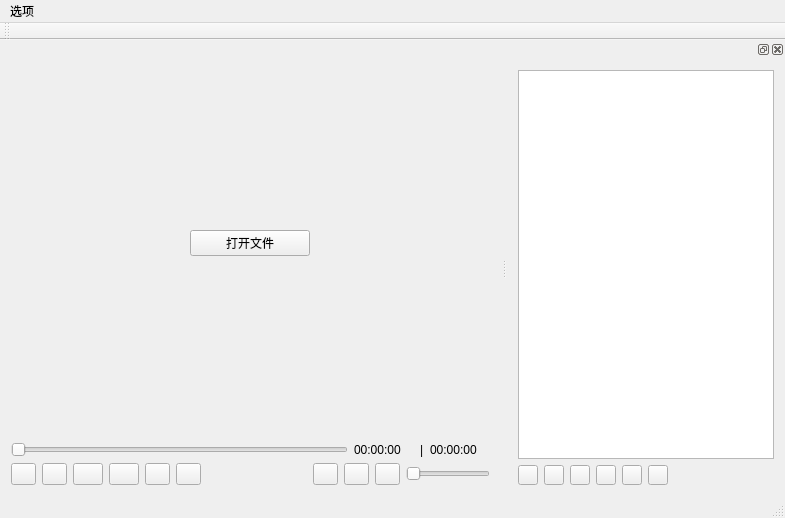
<?xml version="1.0" encoding="UTF-8"?>
<ui version="4.0">
 <class>mainwindow</class>
 <widget class="QMainWindow" name="mainwindow">
  <property name="geometry">
   <rect>
    <x>0</x>
    <y>0</y>
    <width>785</width>
    <height>518</height>
   </rect>
  </property>
  <property name="windowTitle">
   <string>mainwindow</string>
  </property>
  <widget class="QWidget" name="centralWidget">
   <layout class="QHBoxLayout" name="horizontalLayout_5">
    <item>
     <layout class="QVBoxLayout" name="verticalLayout_2">
      <item>
       <widget class="QWidget" name="subwin" native="true">
        <property name="sizePolicy">
         <sizepolicy hsizetype="Expanding" vsizetype="Expanding">
          <horstretch>0</horstretch>
          <verstretch>0</verstretch>
         </sizepolicy>
        </property>
        <layout class="QGridLayout" name="gridLayout">
         <item row="0" column="0">
          <widget class="QPushButton" name="open_btn">
           <property name="sizePolicy">
            <sizepolicy hsizetype="Fixed" vsizetype="Fixed">
             <horstretch>0</horstretch>
             <verstretch>0</verstretch>
            </sizepolicy>
           </property>
           <property name="maximumSize">
            <size>
             <width>120</width>
             <height>16777215</height>
            </size>
           </property>
           <property name="text">
            <string>打开文件</string>
           </property>
          </widget>
         </item>
        </layout>
       </widget>
      </item>
      <item>
       <layout class="QHBoxLayout" name="horizontalLayout_4">
        <item>
         <widget class="QSlider" name="progress_sld">
          <property name="sizePolicy">
           <sizepolicy hsizetype="Minimum" vsizetype="Fixed">
            <horstretch>0</horstretch>
            <verstretch>0</verstretch>
           </sizepolicy>
          </property>
          <property name="minimumSize">
           <size>
            <width>250</width>
            <height>0</height>
           </size>
          </property>
          <property name="orientation">
           <enum>Qt::Horizontal</enum>
          </property>
         </widget>
        </item>
        <item>
         <layout class="QHBoxLayout" name="horizontalLayout">
          <item>
           <widget class="QLabel" name="timepos_lb">
            <property name="sizePolicy">
             <sizepolicy hsizetype="Preferred" vsizetype="Preferred">
              <horstretch>0</horstretch>
              <verstretch>0</verstretch>
             </sizepolicy>
            </property>
            <property name="minimumSize">
             <size>
              <width>0</width>
              <height>0</height>
             </size>
            </property>
            <property name="maximumSize">
             <size>
              <width>60</width>
              <height>16777215</height>
             </size>
            </property>
            <property name="text">
             <string>00:00:00</string>
            </property>
           </widget>
          </item>
          <item>
           <widget class="QLabel" name="time_lb_2">
            <property name="sizePolicy">
             <sizepolicy hsizetype="Fixed" vsizetype="Preferred">
              <horstretch>0</horstretch>
              <verstretch>0</verstretch>
             </sizepolicy>
            </property>
            <property name="minimumSize">
             <size>
              <width>0</width>
              <height>0</height>
             </size>
            </property>
            <property name="text">
             <string>|</string>
            </property>
           </widget>
          </item>
          <item>
           <widget class="QLabel" name="timelen_lb">
            <property name="sizePolicy">
             <sizepolicy hsizetype="Preferred" vsizetype="Preferred">
              <horstretch>0</horstretch>
              <verstretch>0</verstretch>
             </sizepolicy>
            </property>
            <property name="minimumSize">
             <size>
              <width>20</width>
              <height>0</height>
             </size>
            </property>
            <property name="maximumSize">
             <size>
              <width>60</width>
              <height>16777215</height>
             </size>
            </property>
            <property name="text">
             <string>00:00:00</string>
            </property>
           </widget>
          </item>
         </layout>
        </item>
       </layout>
      </item>
      <item>
       <layout class="QHBoxLayout" name="horizontalLayout_3">
        <item>
         <widget class="QPushButton" name="prev_btn">
          <property name="sizePolicy">
           <sizepolicy hsizetype="Fixed" vsizetype="Fixed">
            <horstretch>0</horstretch>
            <verstretch>0</verstretch>
           </sizepolicy>
          </property>
          <property name="maximumSize">
           <size>
            <width>25</width>
            <height>25</height>
           </size>
          </property>
          <property name="text">
           <string/>
          </property>
         </widget>
        </item>
        <item>
         <widget class="QPushButton" name="backward_btn">
          <property name="sizePolicy">
           <sizepolicy hsizetype="Fixed" vsizetype="Fixed">
            <horstretch>0</horstretch>
            <verstretch>0</verstretch>
           </sizepolicy>
          </property>
          <property name="maximumSize">
           <size>
            <width>25</width>
            <height>25</height>
           </size>
          </property>
          <property name="text">
           <string/>
          </property>
         </widget>
        </item>
        <item>
         <widget class="QPushButton" name="begin_btn">
          <property name="sizePolicy">
           <sizepolicy hsizetype="Fixed" vsizetype="Fixed">
            <horstretch>0</horstretch>
            <verstretch>0</verstretch>
           </sizepolicy>
          </property>
          <property name="minimumSize">
           <size>
            <width>0</width>
            <height>0</height>
           </size>
          </property>
          <property name="maximumSize">
           <size>
            <width>30</width>
            <height>30</height>
           </size>
          </property>
          <property name="text">
           <string/>
          </property>
         </widget>
        </item>
        <item>
         <widget class="QPushButton" name="stop_btn">
          <property name="sizePolicy">
           <sizepolicy hsizetype="Fixed" vsizetype="Fixed">
            <horstretch>0</horstretch>
            <verstretch>0</verstretch>
           </sizepolicy>
          </property>
          <property name="minimumSize">
           <size>
            <width>0</width>
            <height>0</height>
           </size>
          </property>
          <property name="maximumSize">
           <size>
            <width>30</width>
            <height>30</height>
           </size>
          </property>
          <property name="text">
           <string/>
          </property>
         </widget>
        </item>
        <item>
         <widget class="QPushButton" name="forwrad_btn">
          <property name="sizePolicy">
           <sizepolicy hsizetype="Fixed" vsizetype="Fixed">
            <horstretch>0</horstretch>
            <verstretch>0</verstretch>
           </sizepolicy>
          </property>
          <property name="maximumSize">
           <size>
            <width>25</width>
            <height>25</height>
           </size>
          </property>
          <property name="text">
           <string/>
          </property>
         </widget>
        </item>
        <item>
         <widget class="QPushButton" name="next_btn">
          <property name="sizePolicy">
           <sizepolicy hsizetype="Fixed" vsizetype="Fixed">
            <horstretch>0</horstretch>
            <verstretch>0</verstretch>
           </sizepolicy>
          </property>
          <property name="maximumSize">
           <size>
            <width>25</width>
            <height>25</height>
           </size>
          </property>
          <property name="text">
           <string/>
          </property>
         </widget>
        </item>
        <item>
         <spacer name="horizontalSpacer">
          <property name="orientation">
           <enum>Qt::Horizontal</enum>
          </property>
          <property name="sizeHint" stdset="0">
           <size>
            <width>40</width>
            <height>20</height>
           </size>
          </property>
         </spacer>
        </item>
        <item>
         <widget class="QPushButton" name="clt_ply">
          <property name="sizePolicy">
           <sizepolicy hsizetype="Fixed" vsizetype="Fixed">
            <horstretch>0</horstretch>
            <verstretch>0</verstretch>
           </sizepolicy>
          </property>
          <property name="maximumSize">
           <size>
            <width>25</width>
            <height>25</height>
           </size>
          </property>
          <property name="text">
           <string/>
          </property>
         </widget>
        </item>
        <item>
         <widget class="QPushButton" name="fullscreen">
          <property name="sizePolicy">
           <sizepolicy hsizetype="Fixed" vsizetype="Fixed">
            <horstretch>0</horstretch>
            <verstretch>0</verstretch>
           </sizepolicy>
          </property>
          <property name="maximumSize">
           <size>
            <width>25</width>
            <height>25</height>
           </size>
          </property>
          <property name="text">
           <string/>
          </property>
         </widget>
        </item>
        <item>
         <widget class="QPushButton" name="vlm_btn">
          <property name="sizePolicy">
           <sizepolicy hsizetype="Fixed" vsizetype="Fixed">
            <horstretch>0</horstretch>
            <verstretch>0</verstretch>
           </sizepolicy>
          </property>
          <property name="maximumSize">
           <size>
            <width>25</width>
            <height>25</height>
           </size>
          </property>
          <property name="text">
           <string/>
          </property>
         </widget>
        </item>
        <item>
         <widget class="QSlider" name="vlm_sld">
          <property name="sizePolicy">
           <sizepolicy hsizetype="Maximum" vsizetype="Fixed">
            <horstretch>0</horstretch>
            <verstretch>0</verstretch>
           </sizepolicy>
          </property>
          <property name="maximumSize">
           <size>
            <width>150</width>
            <height>16777215</height>
           </size>
          </property>
          <property name="orientation">
           <enum>Qt::Horizontal</enum>
          </property>
         </widget>
        </item>
       </layout>
      </item>
     </layout>
    </item>
   </layout>
  </widget>
  <widget class="QMenuBar" name="menuBar">
   <property name="geometry">
    <rect>
     <x>0</x>
     <y>0</y>
     <width>785</width>
     <height>28</height>
    </rect>
   </property>
   <widget class="QMenu" name="menuSuplayer">
    <property name="title">
     <string>选项</string>
    </property>
    <addaction name="url"/>
    <addaction name="files"/>
   </widget>
   <addaction name="menuSuplayer"/>
  </widget>
  <widget class="QToolBar" name="mainToolBar">
   <attribute name="toolBarArea">
    <enum>TopToolBarArea</enum>
   </attribute>
   <attribute name="toolBarBreak">
    <bool>false</bool>
   </attribute>
  </widget>
  <widget class="QStatusBar" name="statusBar"/>
  <widget class="QDockWidget" name="plylistwin">
   <property name="floating">
    <bool>false</bool>
   </property>
   <attribute name="dockWidgetArea">
    <number>2</number>
   </attribute>
   <widget class="QWidget" name="dockWidgetContents_2">
    <layout class="QVBoxLayout" name="verticalLayout">
     <item>
      <widget class="QTableWidget" name="plylist_view">
       <property name="sizePolicy">
        <sizepolicy hsizetype="Minimum" vsizetype="Expanding">
         <horstretch>0</horstretch>
         <verstretch>0</verstretch>
        </sizepolicy>
       </property>
       <property name="minimumSize">
        <size>
         <width>60</width>
         <height>0</height>
        </size>
       </property>
       <property name="maximumSize">
        <size>
         <width>300</width>
         <height>16777215</height>
        </size>
       </property>
      </widget>
     </item>
     <item>
      <layout class="QHBoxLayout" name="horizontalLayout_2">
       <item>
        <widget class="QPushButton" name="add_btn">
         <property name="sizePolicy">
          <sizepolicy hsizetype="Fixed" vsizetype="Fixed">
           <horstretch>0</horstretch>
           <verstretch>0</verstretch>
          </sizepolicy>
         </property>
         <property name="maximumSize">
          <size>
           <width>20</width>
           <height>20</height>
          </size>
         </property>
         <property name="text">
          <string/>
         </property>
        </widget>
       </item>
       <item>
        <widget class="QPushButton" name="del_btn">
         <property name="sizePolicy">
          <sizepolicy hsizetype="Fixed" vsizetype="Fixed">
           <horstretch>0</horstretch>
           <verstretch>0</verstretch>
          </sizepolicy>
         </property>
         <property name="maximumSize">
          <size>
           <width>20</width>
           <height>20</height>
          </size>
         </property>
         <property name="text">
          <string/>
         </property>
        </widget>
       </item>
       <item>
        <widget class="QPushButton" name="mode_btn">
         <property name="sizePolicy">
          <sizepolicy hsizetype="Fixed" vsizetype="Fixed">
           <horstretch>0</horstretch>
           <verstretch>0</verstretch>
          </sizepolicy>
         </property>
         <property name="maximumSize">
          <size>
           <width>20</width>
           <height>20</height>
          </size>
         </property>
         <property name="text">
          <string/>
         </property>
        </widget>
       </item>
       <item>
        <widget class="QPushButton" name="save_ply">
         <property name="sizePolicy">
          <sizepolicy hsizetype="Fixed" vsizetype="Fixed">
           <horstretch>0</horstretch>
           <verstretch>0</verstretch>
          </sizepolicy>
         </property>
         <property name="maximumSize">
          <size>
           <width>20</width>
           <height>20</height>
          </size>
         </property>
         <property name="text">
          <string/>
         </property>
        </widget>
       </item>
       <item>
        <widget class="QPushButton" name="load_ply">
         <property name="sizePolicy">
          <sizepolicy hsizetype="Fixed" vsizetype="Fixed">
           <horstretch>0</horstretch>
           <verstretch>0</verstretch>
          </sizepolicy>
         </property>
         <property name="maximumSize">
          <size>
           <width>20</width>
           <height>20</height>
          </size>
         </property>
         <property name="text">
          <string/>
         </property>
        </widget>
       </item>
       <item>
        <widget class="QPushButton" name="delall_btn">
         <property name="sizePolicy">
          <sizepolicy hsizetype="Fixed" vsizetype="Fixed">
           <horstretch>0</horstretch>
           <verstretch>0</verstretch>
          </sizepolicy>
         </property>
         <property name="maximumSize">
          <size>
           <width>20</width>
           <height>20</height>
          </size>
         </property>
         <property name="text">
          <string/>
         </property>
        </widget>
       </item>
       <item>
        <spacer name="horizontalSpacer_2">
         <property name="orientation">
          <enum>Qt::Horizontal</enum>
         </property>
         <property name="sizeHint" stdset="0">
          <size>
           <width>40</width>
           <height>20</height>
          </size>
         </property>
        </spacer>
       </item>
      </layout>
     </item>
    </layout>
   </widget>
  </widget>
  <action name="actionAsdfasfas">
   <property name="text">
    <string>asdfasfas</string>
   </property>
  </action>
  <action name="actionAdadffdasf">
   <property name="text">
    <string>adadffdasf</string>
   </property>
  </action>
  <action name="actionAsdfasd">
   <property name="text">
    <string>asdfasd</string>
   </property>
  </action>
  <action name="url">
   <property name="text">
    <string>URL</string>
   </property>
  </action>
  <action name="files">
   <property name="text">
    <string>Files</string>
   </property>
  </action>
 </widget>
 <layoutdefault spacing="6" margin="11"/>
 <resources/>
 <connections/>
</ui>
